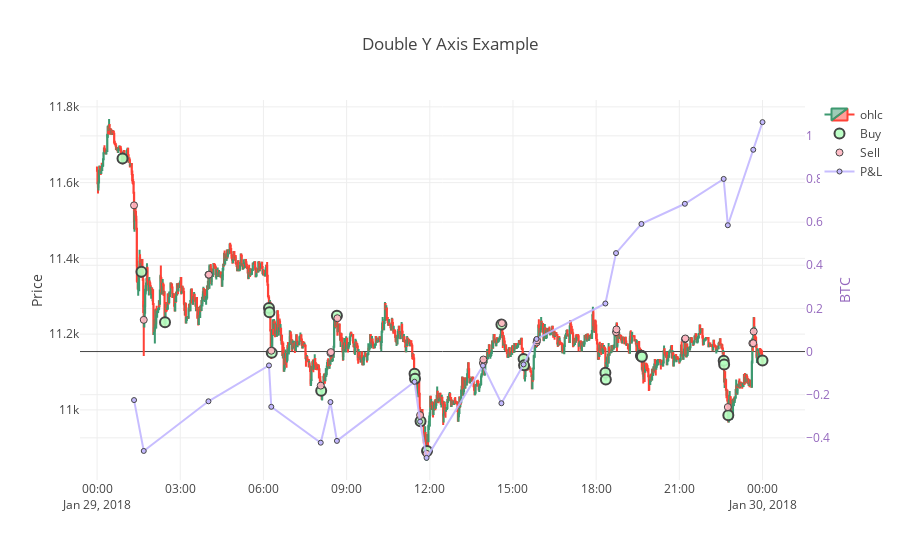

Notebook source saved alongside this figure:
### Code cell
import plotly.plotly as py
import plotly.graph_objs as go
from plotly.offline import download_plotlyjs, init_notebook_mode, plot, iplot
import plotly.offline as offline

offline.init_notebook_mode(connected=True)
from datetime import datetime
import pandas as pd

def parse(s):
    #return datetime.strptime(s, '%Y-%m-%d %H:%M:%S')
    return pd.Timestamp(s)

trace = go.Candlestick(x=df.time,
                open=df.open,
                high=df.high,
                low=df.low,
                close=df.close,
                      name='ohlc')

trace2 = go.Scatter(
    x = buys.index,
    y = buys['price'],
    name = 'Buy',
    mode = 'markers',
    marker = dict(
        size = 10,
        color = 'rgba(182, 255, 193, .9)',
        line = dict(
            width = 2,
        )
    )
)

trace3 = go.Scatter(
    x = sells.index,
    y = sells['price'],
    name = 'Sell',
    mode = 'markers',
    marker = dict(
        size = 7,
        color = 'rgba(255, 182, 193, .9)',
        line = dict(
            width = 1,
        )
    )
)

trace4 = go.Scatter(
    x = pnls.index,
    y = pnls['cum_pnl'],
    name = 'P&L',
    mode = 'lines+markers',
    marker = dict(
        size = 5,
        color = 'rgba(193, 182, 255, .9)',
        line = dict(
            width = 1,
        )
    ),
    yaxis='y2'
)

data = [trace, trace2, trace3, trace4]

layout = go.Layout(
    title='Double Y Axis Example',
    yaxis=dict(
        title='Price'
    ),
    yaxis2=dict(
        title='BTC',
        titlefont=dict(
            color='rgb(148, 103, 189)'
        ),
        tickfont=dict(
            color='rgb(148, 103, 189)'
        ),
        overlaying='y',
        side='right'
    ),
    xaxis = dict(
        rangeslider = dict(
            visible = False
        )
    ),
    xaxis2 = dict()
)


fig = go.Figure(data=data,layout=layout)
offline.iplot(fig, filename='/Users/felipe/bitme/simple_ohlc')
#offline.iplot(fig)#

### Figure 1 — Plotly figure (JSON) as saved in the notebook; plotly's stock layout.template omitted (floating-point values rounded to 4 significant figures; data arrays with more than 128 entries replaced by an {"elided": "..."} marker saying what was removed)
{"data": [{"close": {"elided": "1441 float values"}, "high": {"elided": "1441 float values"}, "low": {"elided": "1441 float values"}, "name": "ohlc", "open": {"elided": "1441 float values"}, "type": "candlestick", "x": {"elided": "1441 str values"}}, {"marker": {"color": "rgba(182, 255, 193, .9)", "line": {"width": 2}, "size": 10}, "mode": "markers", "name": "Buy", "type": "scatter", "x": ["2018-01-29 00:55:00", "2018-01-29 01:36:00", "2018-01-29 02:27:00", "2018-01-29 06:12:00", "2018-01-29 06:13:00", "2018-01-29 06:18:00", "2018-01-29 08:05:00", "2018-01-29 08:39:00", "2018-01-29 11:27:00", "2018-01-29 11:28:00", "2018-01-29 11:40:00", "2018-01-29 11:54:00", "2018-01-29 14:35:00", "2018-01-29 15:23:00", "2018-01-29 15:24:00", "2018-01-29 18:20:00", "2018-01-29 18:21:00", "2018-01-29 19:37:00", "2018-01-29 19:38:00", "2018-01-29 19:39:00", "2018-01-29 22:36:00", "2018-01-29 22:37:00", "2018-01-29 22:46:00", "2018-01-30"], "y": [11664, 11360.0, 11230.0, 11270.0, 11260.0, 11150.0, 11050.0, 11250.0, 11100.0, 11082, 10970, 10890.0, 11230.0, 11130.0, 11120.0, 11100.0, 11080, 11140.0, 11140.0, 11140, 11130.0, 11120, 10986, 11130.0]}, {"marker": {"color": "rgba(255, 182, 193, .9)", "line": {"width": 1}, "size": 7}, "mode": "markers", "name": "Sell", "type": "scatter", "x": ["2018-01-29 01:20:00", "2018-01-29 01:41:00", "2018-01-29 04:01:00", "2018-01-29 04:02:00", "2018-01-29 06:17:00", "2018-01-29 08:04:00", "2018-01-29 08:25:00", "2018-01-29 08:26:00", "2018-01-29 08:40:00", "2018-01-29 11:39:00", "2018-01-29 11:53:00", "2018-01-29 13:55:00", "2018-01-29 13:56:00", "2018-01-29 14:36:00", "2018-01-29 15:51:00", "2018-01-29 15:52:00", "2018-01-29 18:43:00", "2018-01-29 18:44:00", "2018-01-29 21:12:00", "2018-01-29 21:13:00", "2018-01-29 22:45:00", "2018-01-29 23:38:00", "2018-01-29 23:40:00", "2018-01-29 23:41:00"], "y": [11540.0, 11240.0, 11360.0, 11357, 11160.0, 11060.0, 11150, 11150.0, 11242, 10986, 10880.0, 11120.0, 11133, 11229, 11180.0, 11180.0, 11210.0, 11210.0, 11190.0, 11190.0, 11010.0, 11176, 11176, 11207]}, {"marker": {"color": "rgba(193, 182, 255, .9)", "line": {"width": 1}, "size": 5}, "mode": "lines+markers", "name": "P&L", "type": "scatter", "x": ["2018-01-29 01:20:00", "2018-01-29 01:41:00", "2018-01-29 04:01:00", "2018-01-29 06:12:00", "2018-01-29 06:17:00", "2018-01-29 08:04:00", "2018-01-29 08:25:00", "2018-01-29 08:39:00", "2018-01-29 11:27:00", "2018-01-29 11:39:00", "2018-01-29 11:53:00", "2018-01-29 13:55:00", "2018-01-29 14:35:00", "2018-01-29 15:23:00", "2018-01-29 15:51:00", "2018-01-29 18:20:00", "2018-01-29 18:43:00", "2018-01-29 19:38:00", "2018-01-29 21:12:00", "2018-01-29 22:36:00", "2018-01-29 22:45:00", "2018-01-29 23:40:00", "2018-01-30"], "y": [-0.2249, -0.4608, -0.2306, -0.06418, -0.2561, -0.4225, -0.2341, -0.4142, -0.1401, -0.3249, -0.4929, -0.06537, -0.2396, -0.05965, 0.05837, 0.2228, 0.4564, 0.5917, 0.6851, 0.8004, 0.5856, 0.9355, 1.064], "yaxis": "y2"}], "layout": {"title": "Double Y Axis Example", "xaxis": {"rangeslider": {"visible": false}}, "xaxis2": {}, "yaxis": {"title": "Price"}, "yaxis2": {"overlaying": "y", "side": "right", "tickfont": {"color": "rgb(148, 103, 189)"}, "title": "BTC", "titlefont": {"color": "rgb(148, 103, 189)"}}}}
